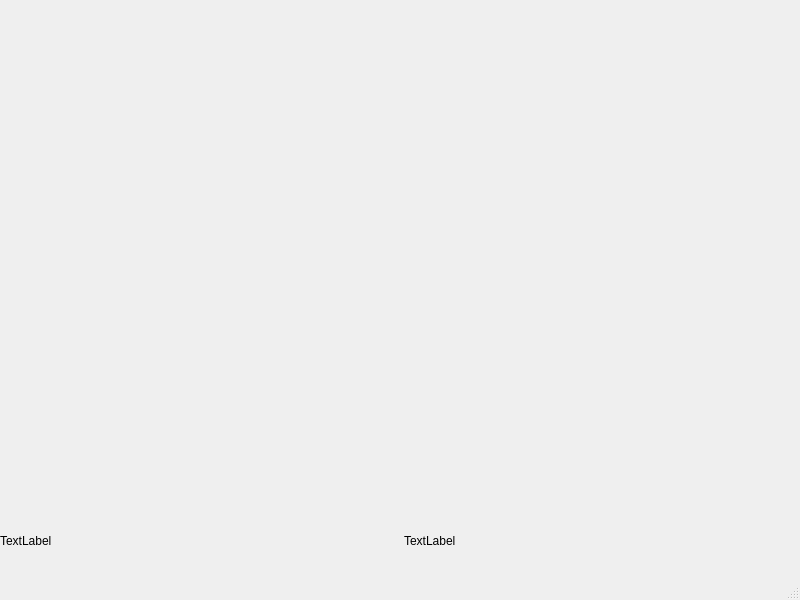
<?xml version="1.0" encoding="UTF-8"?>
<ui version="4.0">
 <class>MainWindow</class>
 <widget class="QMainWindow" name="MainWindow">
  <property name="geometry">
   <rect>
    <x>0</x>
    <y>0</y>
    <width>800</width>
    <height>600</height>
   </rect>
  </property>
  <property name="windowTitle">
   <string>MainWindow</string>
  </property>
  <widget class="QWidget" name="centralwidget">
   <widget class="QWidget" name="verticalLayoutWidget">
    <property name="geometry">
     <rect>
      <x>0</x>
      <y>0</y>
      <width>801</width>
      <height>521</height>
     </rect>
    </property>
    <layout class="QVBoxLayout" name="verticalLayout"/>
   </widget>
   <widget class="QWidget" name="horizontalLayoutWidget">
    <property name="geometry">
     <rect>
      <x>0</x>
      <y>520</y>
      <width>801</width>
      <height>41</height>
     </rect>
    </property>
    <layout class="QHBoxLayout" name="horizontalLayout">
     <item>
      <widget class="QLabel" name="label_2">
       <property name="text">
        <string>TextLabel</string>
       </property>
      </widget>
     </item>
     <item>
      <widget class="QLabel" name="errorValue">
       <property name="text">
        <string>TextLabel</string>
       </property>
      </widget>
     </item>
    </layout>
   </widget>
  </widget>
  <widget class="QMenuBar" name="menubar">
   <property name="geometry">
    <rect>
     <x>0</x>
     <y>0</y>
     <width>800</width>
     <height>21</height>
    </rect>
   </property>
  </widget>
  <widget class="QStatusBar" name="statusbar"/>
 </widget>
 <resources/>
 <connections/>
</ui>
